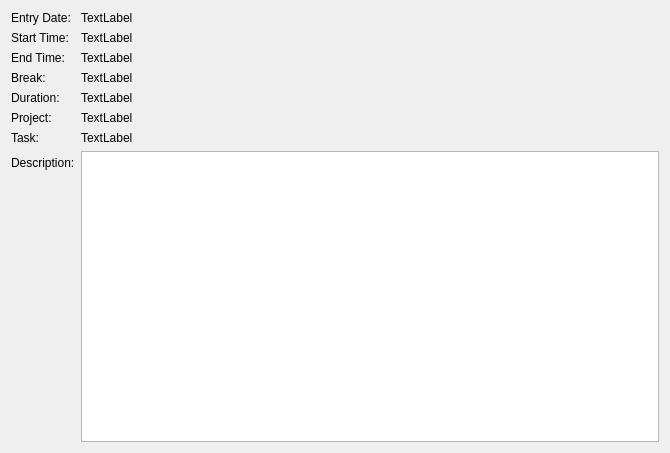
<?xml version="1.0" encoding="UTF-8"?>
<ui version="4.0">
 <class>EntryDetails</class>
 <widget class="QWidget" name="EntryDetails">
  <property name="geometry">
   <rect>
    <x>0</x>
    <y>0</y>
    <width>670</width>
    <height>453</height>
   </rect>
  </property>
  <property name="windowTitle">
   <string>Entry Details</string>
  </property>
  <layout class="QFormLayout" name="formLayout">
   <item row="0" column="0">
    <widget class="QLabel" name="label">
     <property name="text">
      <string>Entry Date:</string>
     </property>
    </widget>
   </item>
   <item row="0" column="1">
    <widget class="QLabel" name="entryDate">
     <property name="text">
      <string>TextLabel</string>
     </property>
    </widget>
   </item>
   <item row="1" column="0">
    <widget class="QLabel" name="label_3">
     <property name="text">
      <string>Start Time:</string>
     </property>
    </widget>
   </item>
   <item row="1" column="1">
    <widget class="QLabel" name="startTime">
     <property name="text">
      <string>TextLabel</string>
     </property>
    </widget>
   </item>
   <item row="2" column="0">
    <widget class="QLabel" name="label_5">
     <property name="text">
      <string>End Time:</string>
     </property>
    </widget>
   </item>
   <item row="2" column="1">
    <widget class="QLabel" name="endTime">
     <property name="text">
      <string>TextLabel</string>
     </property>
    </widget>
   </item>
   <item row="3" column="0">
    <widget class="QLabel" name="label_7">
     <property name="text">
      <string>Break:</string>
     </property>
    </widget>
   </item>
   <item row="3" column="1">
    <widget class="QLabel" name="breakTime">
     <property name="text">
      <string>TextLabel</string>
     </property>
    </widget>
   </item>
   <item row="4" column="0">
    <widget class="QLabel" name="label_9">
     <property name="text">
      <string>Duration:</string>
     </property>
    </widget>
   </item>
   <item row="4" column="1">
    <widget class="QLabel" name="durationTime">
     <property name="text">
      <string>TextLabel</string>
     </property>
    </widget>
   </item>
   <item row="5" column="0">
    <widget class="QLabel" name="label_11">
     <property name="text">
      <string>Project:</string>
     </property>
    </widget>
   </item>
   <item row="6" column="0">
    <widget class="QLabel" name="label_12">
     <property name="text">
      <string>Task:</string>
     </property>
    </widget>
   </item>
   <item row="7" column="0">
    <widget class="QLabel" name="label_13">
     <property name="text">
      <string>Description:</string>
     </property>
    </widget>
   </item>
   <item row="5" column="1">
    <widget class="QLabel" name="project">
     <property name="text">
      <string>TextLabel</string>
     </property>
    </widget>
   </item>
   <item row="6" column="1">
    <widget class="QLabel" name="task">
     <property name="text">
      <string>TextLabel</string>
     </property>
    </widget>
   </item>
   <item row="7" column="1">
    <widget class="QTextEdit" name="description">
     <property name="textInteractionFlags">
      <set>Qt::TextSelectableByKeyboard|Qt::TextSelectableByMouse</set>
     </property>
    </widget>
   </item>
  </layout>
 </widget>
 <resources/>
 <connections/>
</ui>
